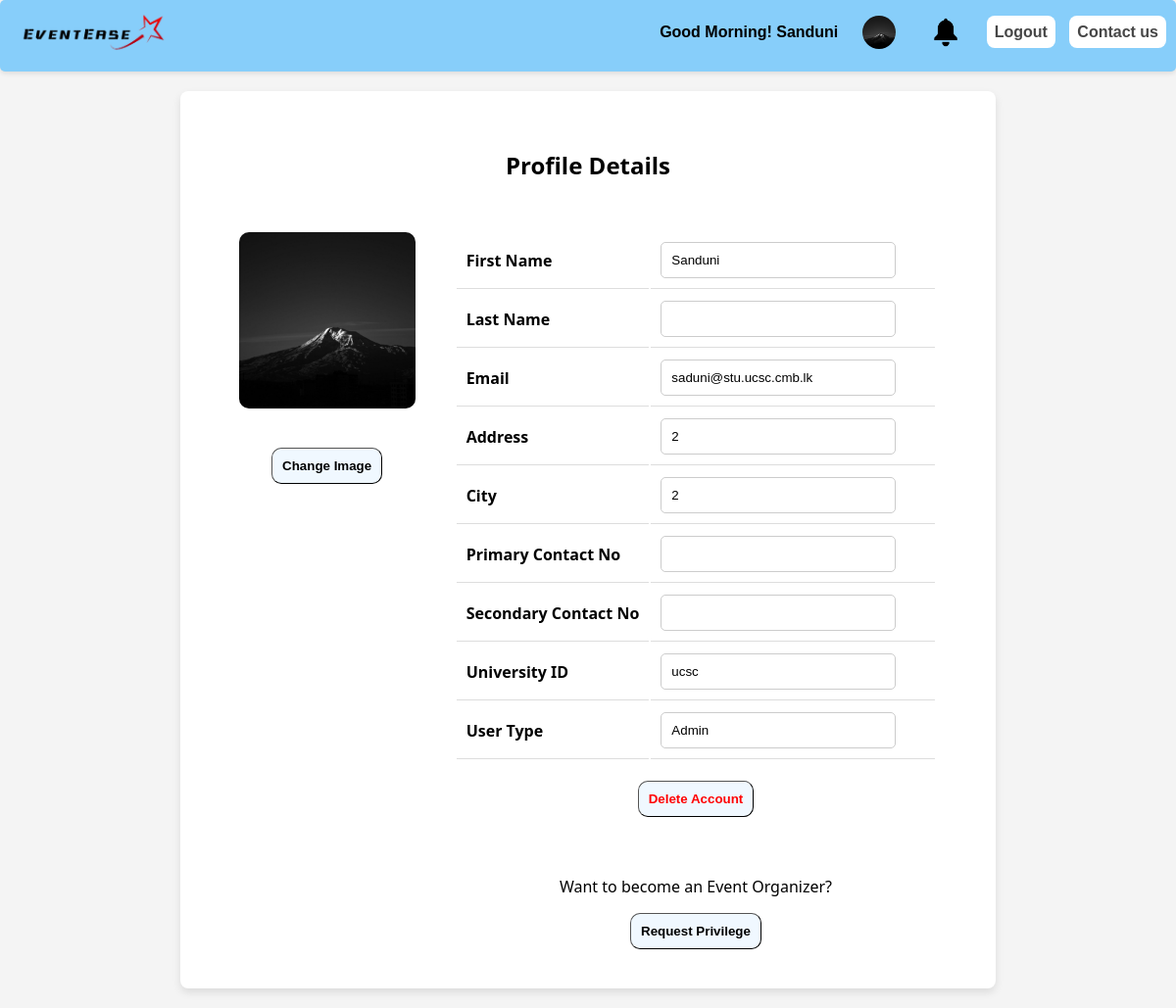
The page /userprofile.php (signed in) on the database its author committed.
### tables this page shows
CREATE TABLE `users` (
  `No` int(11) NOT NULL,
  `username` varchar(50) NOT NULL,
  `password` varchar(255) NOT NULL,
  `fname` varchar(50) NOT NULL,
  `lname` varchar(50) NOT NULL,
  `email` varchar(100) NOT NULL,
  `usertype` varchar(50) NOT NULL,
  `id` varchar(50) NOT NULL,
  `address` varchar(255) NOT NULL,
  `city` varchar(100) NOT NULL,
  `profile_picture` varchar(255) DEFAULT NULL,
  `status` int(11) NOT NULL,
  `created_at` timestamp NOT NULL DEFAULT current_timestamp(),
  `updated_at` timestamp NOT NULL DEFAULT current_timestamp() ON UPDATE current_timestamp()
);

CREATE TABLE `roles` (
  `role_id` varchar(50) NOT NULL,
  `role_name` varchar(50) NOT NULL
);

### app/Controllers/HeaderController.php (called while the page is built, shortened)
<?php
class HeaderController {
    private $usermodel;
    public function __construct() {
        $database = new Database();
        $conn = $database->getConnection();
        $this->usermodel = new UserModel($conn);
    }
    public function render() {
        $database = new Database();
        $username = isset($_SESSION['username']) ? $_SESSION['username'] : 'Guest';
        $profilePicture = './images/profiles/adminlogo.png';
        $fname = '';
        if ($username !== 'Guest') {
            $userData = $this->usermodel->getUserData($username, $database);
            if ($userData && $userData['profile_picture']) {
                $profilePicture = $userData['profile_picture'];
                $fname = $userData['fname'];
            }
        }
        require __DIR__ . '/../Views/events/header.php';
    }
}
?>

### app/Models/UserModel.php (called while the page is built, shortened)
<?php
class UserModel {
    public function getUserData($username, Database $database) {
        $conn = $database->getConnection();
        $sql = "SELECT u.*, r.role_name, c.Cnt_num
                FROM users u
                JOIN roles r ON u.usertype = r.role_id
                LEFT JOIN contact_numbers c ON u.No = c.Cnt_no
                WHERE u.username = ?";
        $stmt = $conn->prepare($sql);
        $stmt->bind_param("s", $username);
        $stmt->execute();
        $result = $stmt->get_result();
        $userData = null;
        $contactNumbers = [];
        while ($row = $result->fetch_assoc()) {
            if (!$userData) {
                $userData = $row;
                unset($userData['Cnt_num']);
            }
        }
        if ($userData) {
            $userData['contact_numbers'] = $contactNumbers;
            return $userData;
        } else {
            return null;
        }
    }
    public function getRoleRequest(Database $database, $no){
        $conn = $database->getConnection();
        $sql = "SELECT * FROM rolereq WHERE no = ?";
        $stmt = $conn->prepare($sql);
        $stmt->bind_param("s", $no);
        $stmt->execute();
        $result = $stmt->get_result();
        if ($result->num_rows > 0) {
            $row = $result->fetch_assoc();
            return $row;
        } else {
            return null;
        }
    }
}
?>

### app/Controllers/UserProfileController.php (called while the page is built, shortened)
<?php
class UserProfileController
{
    private $usermodel;
    public function __construct(Database $database)
    {
        $this->usermodel = new UserModel($database);
    }
    public function index()
    {
        $database = new Database();
        $username = isset($_SESSION['username']) ? $_SESSION['username'] : null;
        $userData = $this->usermodel->getUserData($username, $database);
        $roleData = $this->usermodel->getRoleRequest($database, $userData['No']);
        require __DIR__ . '/../Views/events/userprofile.php';
    }
}

### app/views/events/userprofile.php (the view, shortened to what this page needs)
<!DOCTYPE html>
<html lang="en">
<head>
    <link rel="stylesheet" type="text/css" href="./css/userprofile.css">
</head>
<body>
    <div class="box">
        <div class="container">
            <h2>Profile Details</h2>
            <div class="profile">
                <div class="profile-image">
                    <div class="image">
                        <img src="<?php if ($userData && $userData['profile_picture']) echo $userData['profile_picture']; else echo './images/profiles/adminlogo.png'; ?>" alt="Profile Picture">
                    </div>
                    <div class="imgbuttons">
                        <form action="user_controller.php?url=uploadProfilePicture" method="post" enctype="multipart/form-data">
                            <button type="button" class="upload-btn" onclick="document.getElementById('profile_picture').click();">Change Image</button>
                        </form>
                    </div>
                </div>
                <div class="profile-details">
                    <form id="profileForm" action="index.php?url=updateProfile.php" method="post">
                        <table>
                            <tr>
                                <th><label for="fname">First Name</label></th>
                                <td><input type="text" id="fname" name="fname" value="<?php if ($userData) echo $userData['fname']; ?>" oninput="showSaveButton()" required></td>
                            </tr>
                            <tr>
                                <th><label for="lname">Last Name</label></th>
                                <td><input type="text" id="lname" name="lname" value="<?php if ($userData) echo $userData['lname']; ?>" oninput="showSaveButton()" required></td>
                            </tr>
                            <tr>
                                <th><label for="email">Email</label></th>
                                <td><input type="email" id="email" name="email" value="<?php if ($userData) echo $userData['email']; ?>" oninput="showSaveButton()" readonly></td>
                            </tr>
                            <tr>
                                <th><label for="address">Address</label></th>
                                <td><input type="text" id="address" name="address" value="<?php if ($userData) echo $userData['address']; ?>" oninput="showSaveButton()"></td>
                            </tr>
                            <tr>
                                <th><label for="city">City</label></th>
                                <td><input type="text" id="city" name="city" value="<?php if ($userData) echo $userData['city']; ?>" oninput="showSaveButton()"></td>
                            </tr>
                            <tr>
                                <th><label for="contactno1">Primary Contact No</label></th>
                                <td><input type="number" id="contactno1" name="contactno1" value="<?php if ($userData && isset($userData['contact_numbers'][0])) echo $userData['contact_numbers'][0]; ?>" oninput="showSaveButton()" required></td>
                            </tr>
                            <tr>
                                <th><label for="contactno2">Secondary Contact No</label></th>
                                <td><input type="number" id="contactno2" name="contactno2" value="<?php if ($userData && isset($userData['contact_numbers'][1])) echo $userData['contact_numbers'][1]; ?>" oninput="showSaveButton()"></td>
                            </tr>
                            <?php if ($userData && $userData['role_name'] !== 'Guest') : ?>
                                <tr>
                                    <th><label for="id">University ID</label></th>
                                    <td><input type="text" id="id" name="id" value="<?php echo $userData['id']; ?>" readonly></td>
                                </tr>
                            <?php endif; ?>
                            <tr>
                                <th><label for="usertype">User Type</label></th>
                                <td><input type="text" id="usertype" name="usertype" value="<?php if ($userData) echo $userData['role_name']; ?>" readonly></td>
                            </tr>
                        </table>
                        <div class="buttons">
                            <button type="button" class="delete-btn" onclick="confirmDelete()">Delete Account</button>
                            <?php if ($userData && $userData['role_name'] !== 'Guest' && $userData['role_name'] !== 'Academic' && $userData['role_name'] !== 'Organizer') : ?>
                                <div class="request-section">  <?php if (!$roleData) : ?>
                                        <p class="request-para">Want to become an Event Organizer?</p>
                                        <button type="button" class="request-btn" onclick="redirectToRoleRequest()">Request Privilege</button>
                                    <?php else : ?>
                                        <p class="request-para">Role Request Submitted. Update?</p>
                                        <button type="button" class="request-btn" onclick="redirectToRoleRequest()">Update Request</button>
                                    <?php endif; ?>
                                </div>
                            <?php endif; ?>
                        </div>
                    </form>
                </div>
            </div>
        </div>
    </div>
</body>
</html>

### public/index.php (shortened to what this page needs)
<?php
require __DIR__ . '/../app/Models/UserModel.php';
require __DIR__ . '/../app/Controllers/EventController.php';
require __DIR__ . '/../app/Controllers/HeaderController.php';
require __DIR__ . '/../app/Controllers/ContactusController.php';
require __DIR__ . '/../app/Controllers/UserProfileController.php';
$database = new Database();
$hcontroller = new HeaderController();
$upcontroller = new UserProfileController($database);
$url = isset($_GET['url']) ? $_GET['url'] : '';
switch ($url) {
    case 'userprofile.php':
        $hcontroller->render();
        $upcontroller->index();
        break;
}
?>

### app/views/events/header.php (shortened to what this page needs)
<!DOCTYPE html>
<html lang="en">
<head>
    <link rel="stylesheet" type="text/css" href="./css/headerstyle.css">
</head>
<body>
    <div class="headerbody">
        <a style="margin-left:10px;" href="index.php" target="_parent"><img src="./images/logo.png" alt="logo" width="150px"></a>
        <div>
            <?php if ($username !== 'Guest') { ?>
                <ul class="nothingul">
                    <?php
                        $hour = date('H');
                        $greeting = ($hour < 12) ? 'Good Morning!' : (($hour < 18) ? 'Good Afternoon!' : 'Good Evening!');
                    ?>
                    <li><?php echo $greeting ." ". $fname; ?></li>
                    <li><a href="userprofile.php" target="_self" class="nothing"><img src="<?php echo $profilePicture; ?>" alt="Profile Picture" width="50px"></a></li>
                    <li class="dropdown">
                        <a class="nothing"><img src="./images/bell.png" alt="Notifications" width="50px"></a>
                    </li>
                    <li><a href="logout.php" target="_self">Logout</a></li>
                    <li><a href="contactus.php" target="rside">Contact us</a></li>
                </ul>
            <?php } ?>
        </div>
    </div>
</body>
</html>

### public/css/headerstyle.css (style rules this page uses)
body { margin: -1px; padding: -1px; font-family: Arial, Helvetica, sans-serif; }
.headerbody { background-color: lightskyblue; border-radius: 5px; margin: 0px; padding-top: 2px; padding: 10 0 10 0px; }
div img { margin: 10px; }
li a img { width: 34px; margin-bottom: -12px; }
.headerbody > div { float: right; font-family: Arial, Helvetica, sans-serif; font-weight: bold; }
.nothingul { display: inline-block; margin-top: 4px; margin-right: 5px; }
.headerbody div ul li { display: inline; margin: 5px; }
a { text-decoration: none; font-family: sans-serif; font-weight: bold; }
li a:not(.nothing) { padding: 8px; color: rgba(0, 0, 0, 0.726); background-color: white; border-radius: 8px; }
.nothing img { border-radius: 50%; }
.headerbody { position: sticky; top: 0; width: 100%; z-index: 1; box-shadow: 0 2px 5px rgba(0, 0, 0, 0.1); }
.dropdown { position: relative; display: inline-block; }

### public/css/userprofile.css (style rules this page uses)
* { box-sizing: border-box; }
body { font-family: 'Segoe UI', Tahoma, Geneva, Verdana, sans-serif; margin: 0; padding: 0; justify-content: center; align-items: center; background-color: #f4f4f4; }
.container { padding: 40px 60px; border-radius: 8px; margin: 20px; background-color: white; box-shadow: 0 4px 8px rgba(0, 0, 0, 0.1); width: max-content; }
.profile { display: flex; gap: 40px; margin-top: 50px; }
.profile-image { width: 180px; height: 180px; display: flex; margin-top: 20px; justify-content: center; flex-direction: column; justify-content: center; align-items: center; border-radius: 10px; }
.image { width: 100%; height: 100%; object-fit: cover; margin: 40px; }
button { padding: 10px; background-color: aliceblue; border-radius: 10px; font-weight: bold; border-width: 1px; }
.delete-btn { color: red; }
.imgbuttons { column-gap: inherit; }
.profile-image img { width: 100%; height: 100%; border-radius: 10px; object-fit: cover; margin:0px; }
.profile-details { flex:1; justify-items: center; }
label { font-weight: bold; }
.box { justify-items: center; }
.profile-details input { padding: 10px; margin: 2 2 2 40px; gap: 10px; border: 1px solid #ccc; border-radius: 5px; width : 240px; }
.buttons { display: flex; flex-direction: column; align-items: center; border-radius: 3px; gap: 10px; margin-top: 20px; }
.request-section { justify-items: center; }
.request-para { margin-top: 50px; }
th, td { padding: 10px; text-align: left; border-bottom: 1px solid #ddd; }
td { padding-right: 40px; }
.container h2 { text-align: center; }

### app/views/events/userprofile.php (style rules this page uses)
input[type=number] { -moz-appearance: textfield; }

### rows shown on the page
users: fname "Sanduni", profile_picture (picture), email "saduni@stu.ucsc.cmb.lk", address "2", city "2", id "ucsc", usertype "Admin"
